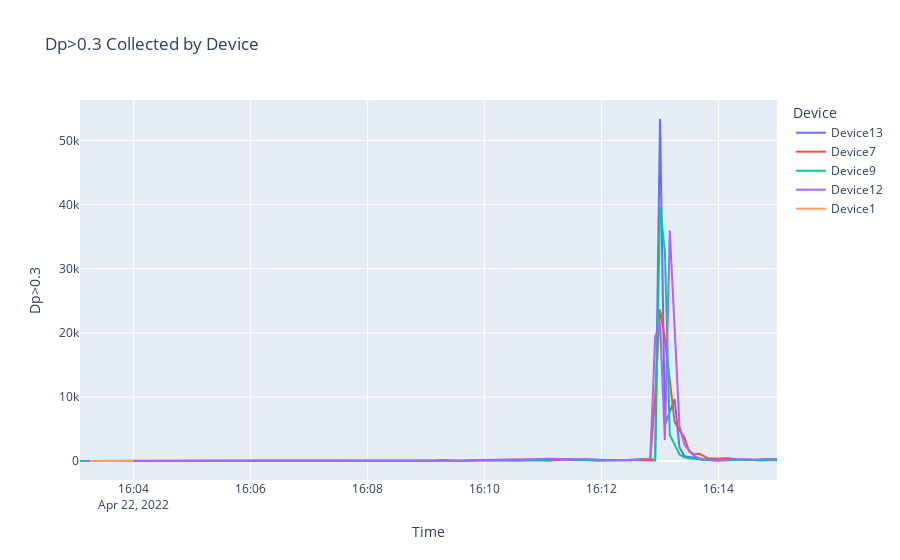

The code cell stored with this chart in its notebook:
### Code cell
lineplt_by_time = plot_line_chart(df=data_in_time_range, x='Datetime_round', y='Dp>0.3', title='Dp>0.3 Collected by Device')
lineplt_by_time.show()
lineplt_by_time.write_html('./Figures/lineplt_by_time.html')
